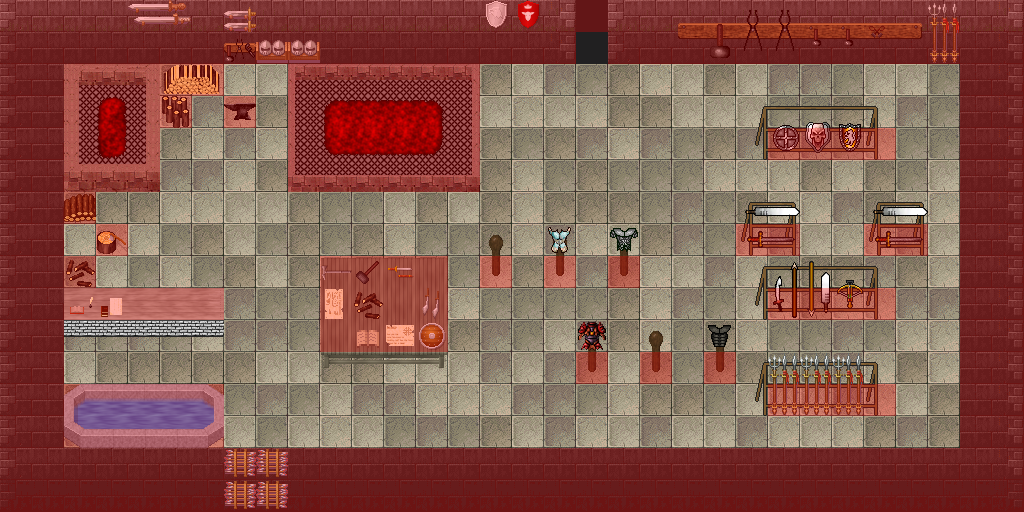

Tiled map render using the project's own tile images. Description and the map definition, with tile-layer contents summarised, below:
An orthogonal 32x16 tile map with 32x32 px tiles, 7 tile layers (0_floor, 1_terrain, 2_object, 3_roof, ...), 1 hidden layer not drawn, 27 tilesets.

<map version="1.10" tiledversion="1.10.2" orientation="orthogonal" renderorder="right-down" width="32" height="16" tilewidth="32" tileheight="32" infinite="0" nextlayerid="9" nextobjectid="1">
 <tileset firstgid="1" name="carpets" tilewidth="32" tileheight="32" tilecount="8" columns="4">
  <image source="../../tileset/furniture/carpet/carpets.png" width="128" height="64" />
 </tileset>
 <tileset firstgid="9" name="fireplace" tilewidth="32" tileheight="32" tilecount="9" columns="3">
  <image source="../../tileset/building/decoration/fireplace.png" width="97" height="96" />
 </tileset>
 <tileset firstgid="18" name="fire_small" tilewidth="32" tileheight="32" tilecount="6" columns="3">
  <image source="../../tileset/ground/fire/fire_small.png" width="96" height="64" />
 </tileset>
 <tileset firstgid="24" name="grey_long" tilewidth="32" tileheight="32" tilecount="4" columns="2">
  <image source="../../tileset/furniture/table/grey_long.png" width="64" height="64" />
 </tileset>
 <tileset firstgid="28" name="pool" tilewidth="32" tileheight="32" tilecount="9" columns="3">
  <image source="../../tileset/building/decoration/pool.png" width="96" height="96" />
 </tileset>
 <tileset firstgid="37" name="fireplace_2" tilewidth="32" tileheight="32" tilecount="9" columns="3">
  <image source="../../tileset/building/decoration/fireplace_2.png" width="96" height="96" />
 </tileset>
 <tileset firstgid="46" name="fire" tilewidth="32" tileheight="32" tilecount="27" columns="3">
  <image source="../../tileset/ground/fire/fire.png" width="96" height="288" />
 </tileset>
 <tileset firstgid="73" name="grey_plain" tilewidth="32" tileheight="32" tilecount="9" columns="3">
  <image source="../../tileset/furniture/table/grey_plain.png" width="96" height="96" />
 </tileset>
 <tileset firstgid="82" name="toolset" tilewidth="32" tileheight="32" tilecount="18" columns="9">
  <image source="../../tileset/building/decoration/toolset.png" width="288" height="64" />
 </tileset>
 <tileset firstgid="100" name="weapons_rack" tilewidth="32" tileheight="32" tilecount="18" columns="9">
  <image source="../../tileset/item/armor/weapons_rack.png" width="288" height="64" />
 </tileset>
 <tileset firstgid="118" name="sword_rack" tilewidth="32" tileheight="32" tilecount="4" columns="2">
  <image source="../../tileset/item/armor/sword_rack.png" width="64" height="64" />
 </tileset>
 <tileset firstgid="122" name="table/grey_pale" tilewidth="32" tileheight="32" tilecount="8" columns="2">
  <image source="../../tileset/furniture/table/grey_pale.png" trans="ff00ff" width="64" height="128" />
 </tileset>
 <tileset firstgid="130" name="brick_base" tilewidth="32" tileheight="32" tilecount="3" columns="3">
  <image source="../../tileset/furniture/table/brick_base.png" trans="ff00ff" width="96" height="32" />
 </tileset>
 <tileset firstgid="133" name="stick" tilewidth="32" tileheight="32" tilecount="2" columns="1">
  <image source="../../tileset/furniture/other/stick.png" width="32" height="64" />
 </tileset>
 <tileset firstgid="135" name="table_with_hob_pale" tilewidth="32" tileheight="32" tilecount="3" columns="3">
  <image source="../../tileset/furniture/table/table_with_hob_pale.png" trans="ff00ff" width="96" height="32" />
 </tileset>
 <tileset firstgid="138" name="armor" tilewidth="32" tileheight="32" tilecount="4" columns="4">
  <image source="../../tileset/item/armor/armor.png" width="128" height="32" />
 </tileset>
 <tileset firstgid="142" name="collision" tilewidth="32" tileheight="32" tilecount="1" columns="1">
  <image source="../../tileset/logic/collision.png" width="32" height="32" />
 </tileset>
 <tileset firstgid="143" name="protection" tilewidth="32" tileheight="32" tilecount="2" columns="2">
  <image source="../../tileset/logic/protection.png" width="64" height="32" />
 </tileset>
 <tileset firstgid="145" name="mury" tilewidth="32" tileheight="32" tilecount="26" columns="13">
  <image source="../../tileset/pol/domki/wiezienie_sciany.png" width="416" height="64" />
 </tileset>
 <tileset firstgid="171" name="kafle" tilewidth="32" tileheight="32" tilecount="80" columns="16">
  <image source="../../tileset/pol/domki/podloga/kafelki_rozne.png" width="512" height="160" />
 </tileset>
 <tileset firstgid="251" name="pieniek_drewno" tilewidth="32" tileheight="32" tilecount="12" columns="3">
  <image source="../../tileset/item/firewood.png" width="96" height="128" />
 </tileset>
 <tileset firstgid="263" name="strzaly" tilewidth="32" tileheight="32" tilecount="24" columns="6">
  <image source="../../tileset/pol/wyposazenie/miecze.png" width="192" height="128" />
 </tileset>
 <tileset firstgid="287" name="books" tilewidth="32" tileheight="32" tilecount="4" columns="2">
  <image source="../../tileset/item/documents/books.png" width="64" height="64" />
 </tileset>
 <tileset firstgid="291" name="notes" tilewidth="32" tileheight="32" tilecount="4" columns="2">
  <image source="../../tileset/item/documents/notes.png" width="64" height="64" />
 </tileset>
 <tileset firstgid="295" name="book" tilewidth="32" tileheight="32" tilecount="4" columns="2">
  <image source="../../tileset/item/documents/book.png" width="64" height="64" />
 </tileset>
 <tileset firstgid="299" name="weapons_for_walls" tilewidth="32" tileheight="32" tilecount="16" columns="4">
  <image source="../../tileset/item/armor/weapons_for_walls.png" width="128" height="128" />
 </tileset>
 <tileset firstgid="315" name="tools" tilewidth="32" tileheight="32" tilecount="9" columns="3">
  <image source="../../tileset/item/tools.png" width="96" height="96" />
 </tileset>
 <layer id="1" name="0_floor" width="32" height="16">
  <data>[512 cells, 512 non-empty, 15 distinct tile ids]</data>
 </layer>
 <layer id="2" name="1_terrain" width="32" height="16">
  <data>[512 cells, 72 non-empty, 43 distinct tile ids]</data>
 </layer>
 <layer id="3" name="2_object" width="32" height="16">
  <data>[512 cells, 79 non-empty, 53 distinct tile ids]</data>
 </layer>
 <layer id="4" name="3_roof" width="32" height="16">
  <data>[512 cells, 25 non-empty, 12 distinct tile ids]</data>
 </layer>
 <layer id="5" name="4_roof_add" width="32" height="16">
  <data>[512 cells, 7 non-empty, 5 distinct tile ids]</data>
 </layer>
 <layer id="6" name="objects" width="32" height="16">
  <data>[512 cells, 0 non-empty, 0 distinct tile ids]</data>
 </layer>
 <layer id="7" name="collision" width="32" height="16" opacity="0.3">
  <data>[512 cells, 267 non-empty, 1 distinct tile ids]</data>
 </layer>
 <layer id="8" name="protection" width="32" height="16" visible="0">
  <data>[512 cells, 512 non-empty, 1 distinct tile ids]</data>
 </layer>
</map>
